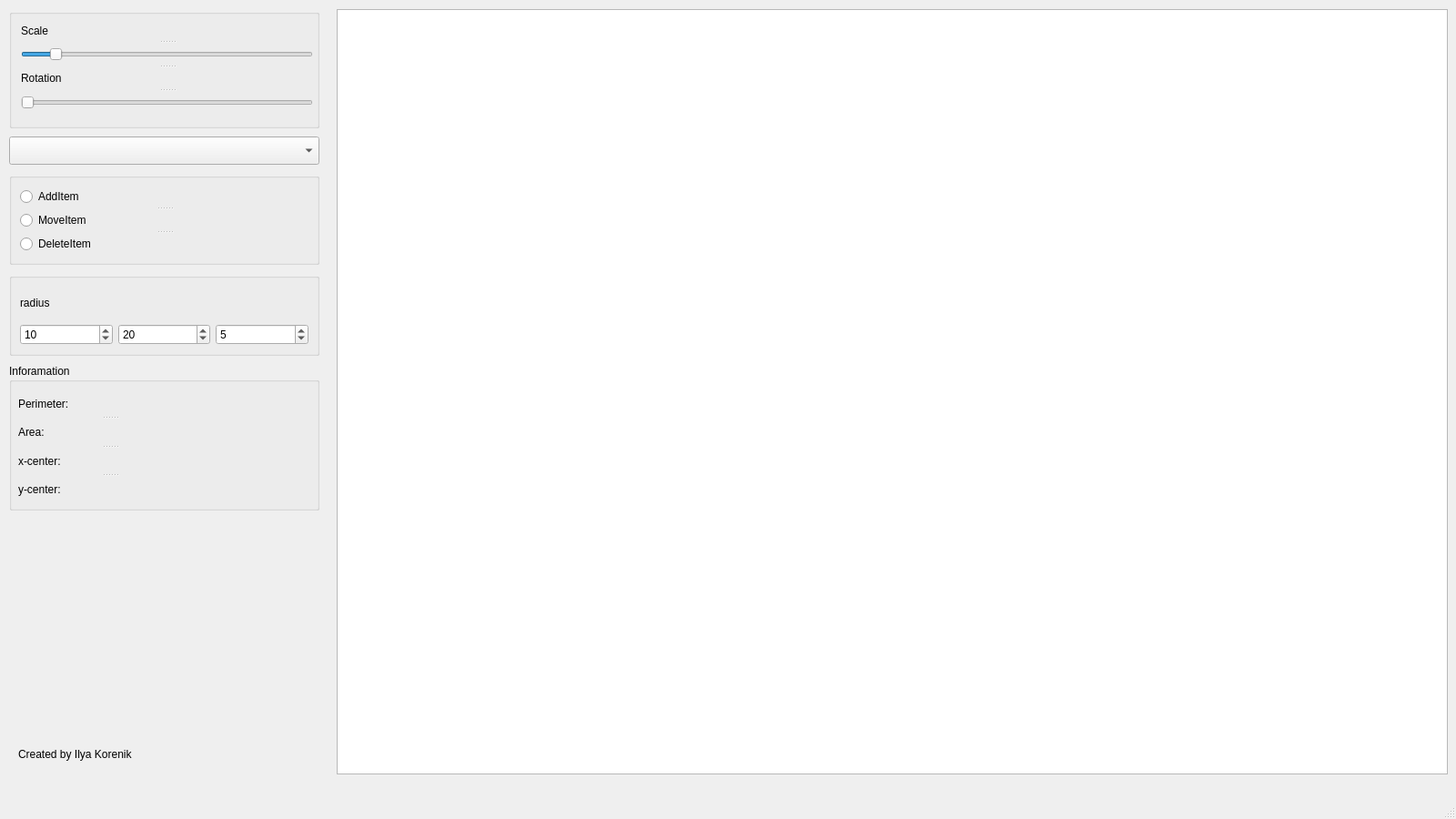
<?xml version="1.0" encoding="UTF-8"?>
<ui version="4.0">
 <class>MainWindow</class>
 <widget class="QMainWindow" name="MainWindow">
  <property name="geometry">
   <rect>
    <x>0</x>
    <y>0</y>
    <width>1600</width>
    <height>900</height>
   </rect>
  </property>
  <property name="windowTitle">
   <string>MainWindow</string>
  </property>
  <widget class="QWidget" name="centralwidget">
   <widget class="QGraphicsView" name="graphicsView">
    <property name="geometry">
     <rect>
      <x>370</x>
      <y>10</y>
      <width>1221</width>
      <height>841</height>
     </rect>
    </property>
   </widget>
   <widget class="QGroupBox" name="groupBox_2">
    <property name="geometry">
     <rect>
      <x>10</x>
      <y>10</y>
      <width>341</width>
      <height>131</height>
     </rect>
    </property>
    <property name="title">
     <string/>
    </property>
    <widget class="QSplitter" name="splitter_3">
     <property name="geometry">
      <rect>
       <x>13</x>
       <y>13</y>
       <width>321</width>
       <height>101</height>
      </rect>
     </property>
     <property name="orientation">
      <enum>Qt::Vertical</enum>
     </property>
     <widget class="QLabel" name="label_9">
      <property name="text">
       <string>Scale</string>
      </property>
     </widget>
     <widget class="QSlider" name="horizontalSlider">
      <property name="maximum">
       <number>99</number>
      </property>
      <property name="value">
       <number>10</number>
      </property>
      <property name="orientation">
       <enum>Qt::Horizontal</enum>
      </property>
     </widget>
     <widget class="QLabel" name="label_10">
      <property name="text">
       <string>Rotation</string>
      </property>
     </widget>
     <widget class="QSlider" name="horizontalSlider_2">
      <property name="maximum">
       <number>99</number>
      </property>
      <property name="orientation">
       <enum>Qt::Horizontal</enum>
      </property>
     </widget>
    </widget>
   </widget>
   <widget class="QLabel" name="label">
    <property name="geometry">
     <rect>
      <x>20</x>
      <y>820</y>
      <width>331</width>
      <height>18</height>
     </rect>
    </property>
    <property name="text">
     <string>Created by Ilya Korenik</string>
    </property>
   </widget>
   <widget class="QComboBox" name="comboBox">
    <property name="geometry">
     <rect>
      <x>10</x>
      <y>150</y>
      <width>341</width>
      <height>31</height>
     </rect>
    </property>
    <property name="currentText">
     <string/>
    </property>
   </widget>
   <widget class="QGroupBox" name="groupBox_3">
    <property name="geometry">
     <rect>
      <x>10</x>
      <y>190</y>
      <width>341</width>
      <height>101</height>
     </rect>
    </property>
    <property name="title">
     <string/>
    </property>
    <layout class="QVBoxLayout" name="verticalLayout">
     <item>
      <widget class="QSplitter" name="splitter">
       <property name="orientation">
        <enum>Qt::Vertical</enum>
       </property>
       <widget class="QRadioButton" name="radioButton">
        <property name="text">
         <string>AddItem</string>
        </property>
       </widget>
       <widget class="QRadioButton" name="radioButton_2">
        <property name="text">
         <string>MoveItem</string>
        </property>
       </widget>
       <widget class="QRadioButton" name="radioButton_3">
        <property name="text">
         <string>DeleteItem</string>
        </property>
       </widget>
      </widget>
     </item>
    </layout>
   </widget>
   <widget class="QGroupBox" name="groupBox">
    <property name="geometry">
     <rect>
      <x>10</x>
      <y>300</y>
      <width>341</width>
      <height>91</height>
     </rect>
    </property>
    <property name="title">
     <string/>
    </property>
    <layout class="QGridLayout" name="gridLayout">
     <item row="1" column="0">
      <widget class="QSpinBox" name="spinBox_3">
       <property name="minimum">
        <number>1</number>
       </property>
       <property name="value">
        <number>10</number>
       </property>
      </widget>
     </item>
     <item row="0" column="1">
      <widget class="QLabel" name="label_7">
       <property name="text">
        <string/>
       </property>
      </widget>
     </item>
     <item row="1" column="1">
      <widget class="QSpinBox" name="spinBox_2">
       <property name="minimum">
        <number>1</number>
       </property>
       <property name="value">
        <number>20</number>
       </property>
      </widget>
     </item>
     <item row="1" column="2">
      <widget class="QSpinBox" name="spinBox">
       <property name="minimum">
        <number>3</number>
       </property>
       <property name="maximum">
        <number>1000</number>
       </property>
       <property name="value">
        <number>5</number>
       </property>
      </widget>
     </item>
     <item row="0" column="0">
      <widget class="QLabel" name="label_6">
       <property name="text">
        <string>radius</string>
       </property>
      </widget>
     </item>
     <item row="0" column="2">
      <widget class="QLabel" name="label_8">
       <property name="text">
        <string/>
       </property>
      </widget>
     </item>
    </layout>
   </widget>
   <widget class="QGroupBox" name="groupBox_4">
    <property name="geometry">
     <rect>
      <x>10</x>
      <y>400</y>
      <width>341</width>
      <height>161</height>
     </rect>
    </property>
    <property name="title">
     <string>Inforamation</string>
    </property>
    <widget class="QSplitter" name="splitter_2">
     <property name="geometry">
      <rect>
       <x>10</x>
       <y>30</y>
       <width>201</width>
       <height>121</height>
      </rect>
     </property>
     <property name="orientation">
      <enum>Qt::Vertical</enum>
     </property>
     <widget class="QLabel" name="label_2">
      <property name="autoFillBackground">
       <bool>false</bool>
      </property>
      <property name="text">
       <string>Perimeter:</string>
      </property>
      <property name="scaledContents">
       <bool>false</bool>
      </property>
      <property name="wordWrap">
       <bool>true</bool>
      </property>
     </widget>
     <widget class="QLabel" name="label_3">
      <property name="text">
       <string>Area:</string>
      </property>
     </widget>
     <widget class="QLabel" name="label_4">
      <property name="text">
       <string>x-center:</string>
      </property>
     </widget>
     <widget class="QLabel" name="label_5">
      <property name="text">
       <string>y-center:</string>
      </property>
     </widget>
    </widget>
   </widget>
  </widget>
  <widget class="QMenuBar" name="menubar">
   <property name="geometry">
    <rect>
     <x>0</x>
     <y>0</y>
     <width>1600</width>
     <height>23</height>
    </rect>
   </property>
  </widget>
  <widget class="QStatusBar" name="statusbar"/>
 </widget>
 <resources/>
 <connections/>
</ui>
